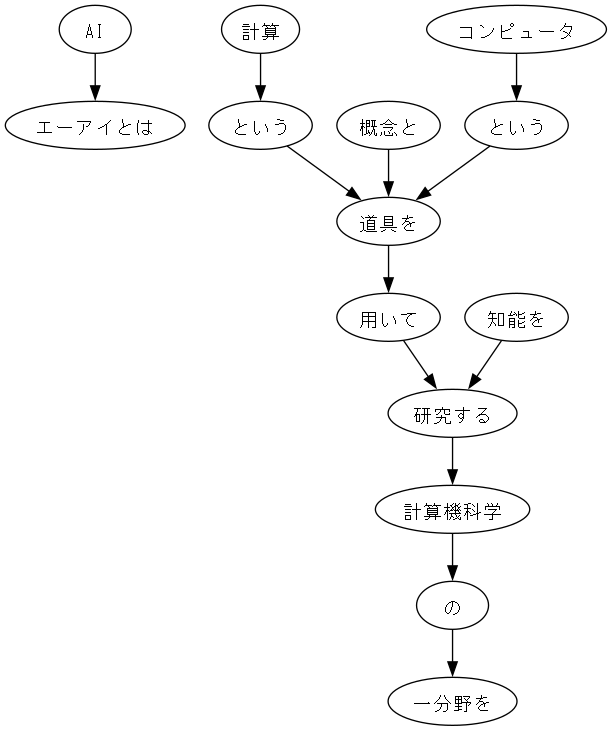

Recreate this plot in Python.
import graphviz
from knock41 import parse_chunks

def visualize_dependency_tree(sentences, sentence_index, output_file, start_index=0, end_index=None):
    """ 指定された文の範囲内の係り受け木を可視化する関数 """
    sentence = sentences[sentence_index]
    dot = graphviz.Digraph(format='png')

    # 日本語フォントの指定
    dot.attr('node', fontname='MS Gothic')

    end_index = end_index if end_index is not None else len(sentence)

    # 指定範囲の文節のみをノードとして追加
    for i, chunk in enumerate(sentence[start_index:end_index]):
        text = ''.join([morph.surface for morph in chunk.morphs if morph.pos != '記号'])
        dot.node(str(i + start_index), text)

    # 指定範囲内の係り先が範囲内にある場合にのみエッジを追加
    for i in range(start_index, end_index):
        chunk = sentence[i]
        if chunk.dst != -1 and start_index <= chunk.dst < end_index:
            dot.edge(str(i), str(chunk.dst))

    dot.render(output_file, cleanup=True)

def main():
    file_path = 'ai.ja.txt.parsed'
    sentences = parse_chunks(file_path)
    sentence_index = 0  # 例えば、最初の文のインデックス
    output_file = 'knock44'

    # グラフの範囲指定: 例えば、2番目から15番目までの文節を表示
    start_index = 2
    end_index = 16

    if sentences and 0 <= sentence_index < len(sentences):
        visualize_dependency_tree(sentences, sentence_index, output_file, start_index, end_index)
    else:
        print(f"No sentence available at index {sentence_index}. Total sentences: {len(sentences)}")

if __name__ == "__main__":
    main()
